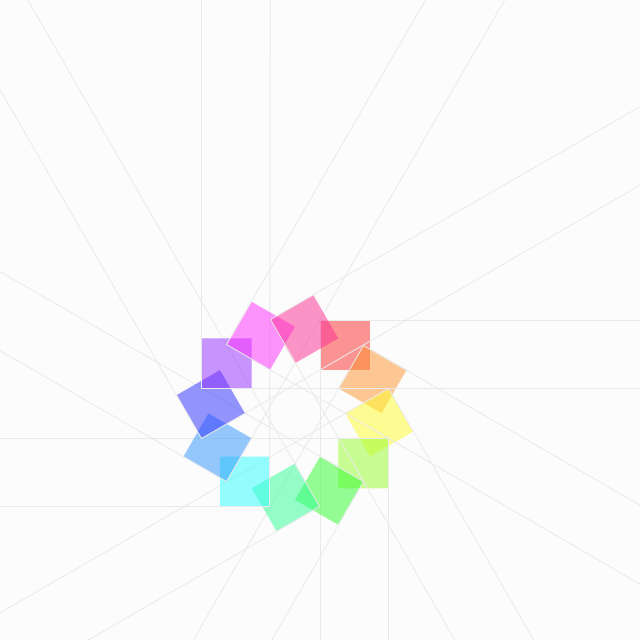
Frame 1 (no input)
Frame 60 (the mouse pressed at the canvas centre just before this capture): identical to frame 1, image omitted
Frame 120 (the mouse held since frame 60 and released just before this capture): identical to frame 1, image omitted

The Processing sketch that drew this single still picture (run headless with seeded random() and noise(); from frame 60 on, the mouse is pressed at the canvas centre):

// Processing sketch: sketch_029
// ── sketch_029.pde
void setup() {
    size(640, 640);
    colorMode(HSB, 120);
    background(119);
    //rectMode(CENTER);
    noStroke();
    
    int angle = 30;
    int margin = 50;
    

    translate(width/2, height/2);

    for(int i = 0; i < 12; i++){

        fill(i * 10, 100, 119, 60);
        rect(0, 0, 50,50);

        stroke(110);
        strokeWeight(1);
        line(0, 0, width, 0);
        line(0, 0, 0, height);
        noStroke();


        rotate(radians(angle));
        translate(margin, 0);
    }
}

void draw() {
}

void keyTyped() {
    if (key == 's' || key == 'S') {
        save("screen.png");
    }
}
